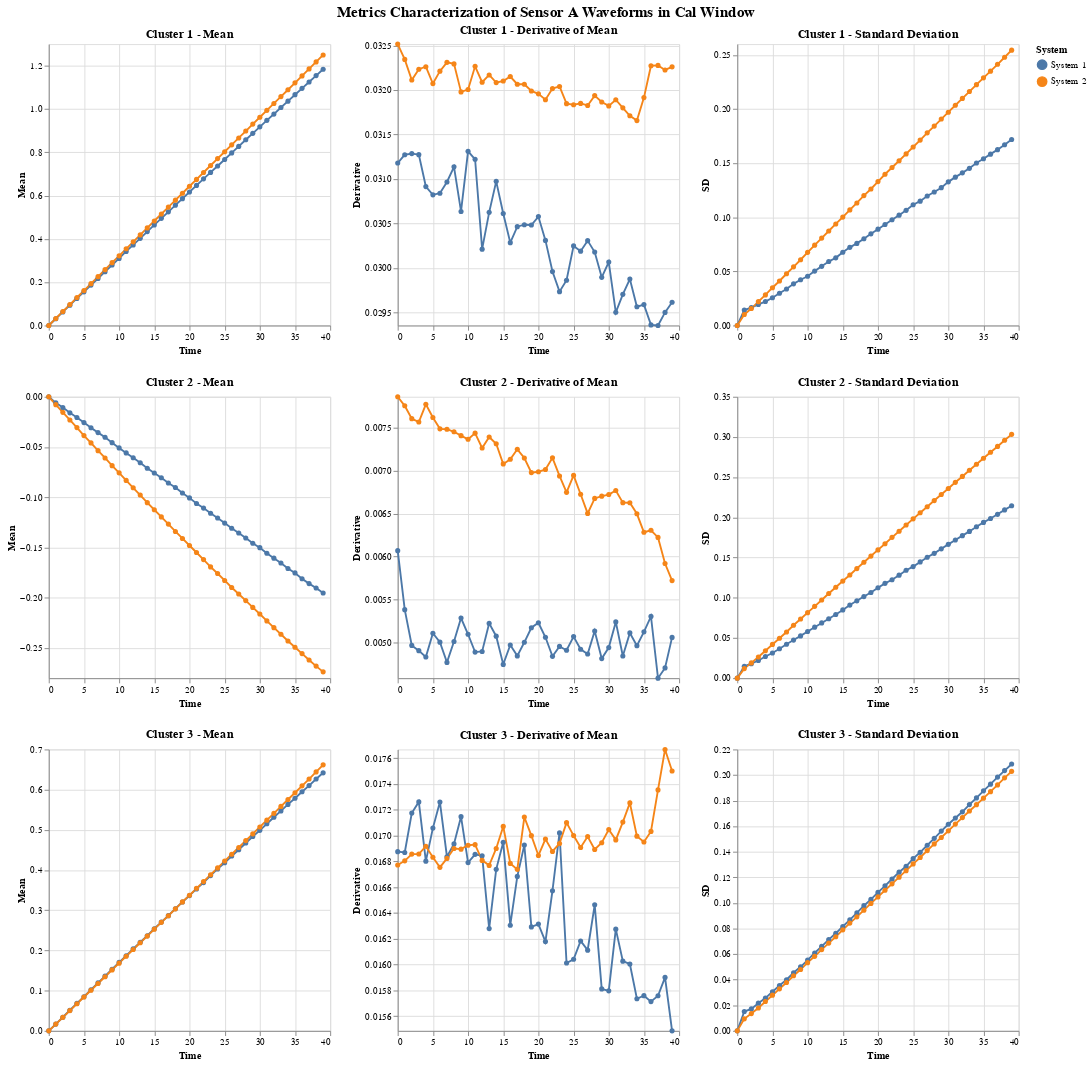

Here is the notebook cell this chart was saved with:
### Code cell
# Call the function to plot all clusters
plotAllClusters(A_cal_window_zero, y_pred, 'Cal','A')
